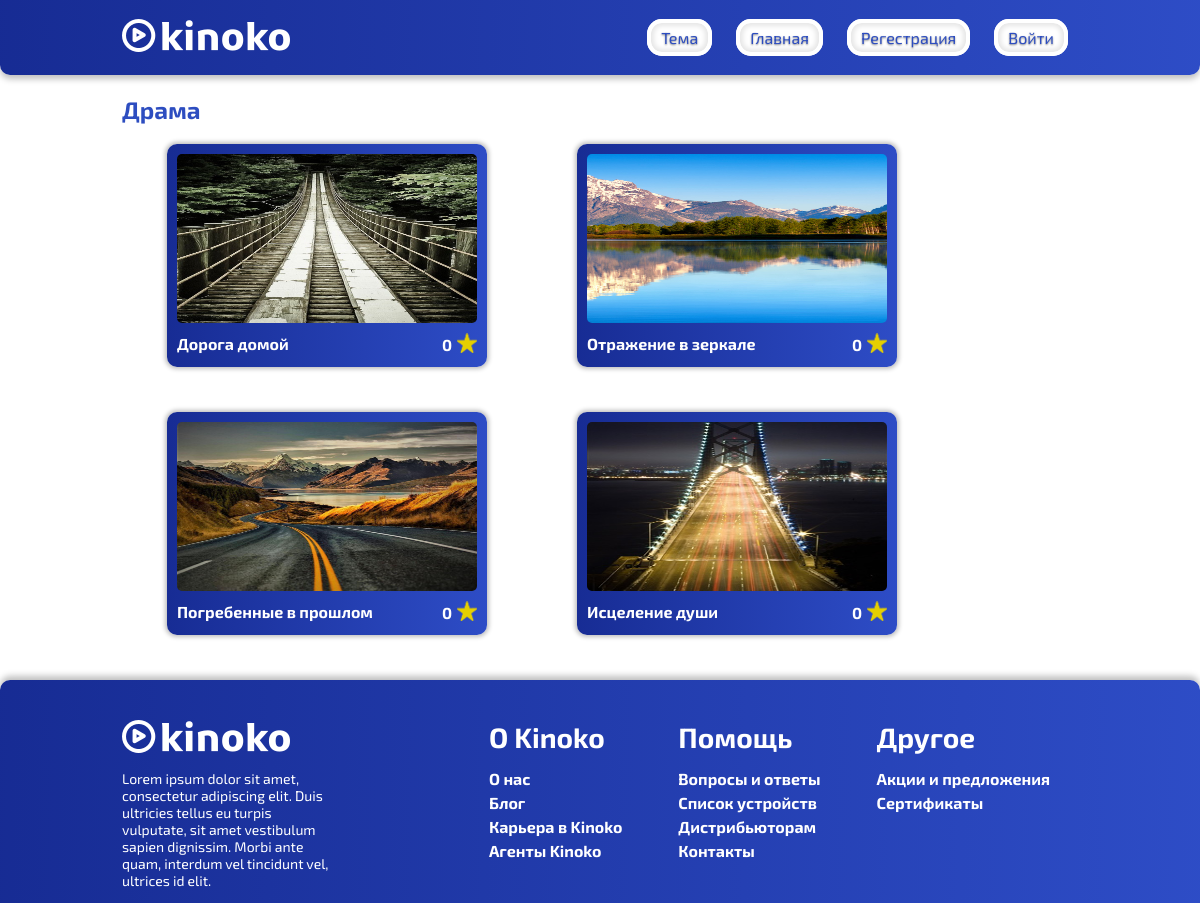
The app's page /pages/more_chanr.php?genre=Драма with its own data.
### tables this page shows
CREATE TABLE `films` (
  `id` int NOT NULL,
  `name` text NOT NULL,
  `rating` float NOT NULL,
  `genre` text NOT NULL
);

### pages/more_chanr.php (the view, shortened to what this page needs)
<?php
include "init.php";
?>
<!DOCTYPE html>
<html>
<head>
    <link rel="stylesheet" type="text/css" href="/assets/css/MoreStyle.css">
</head>
<body>
<?php
include 'header.php';
?>
<main>
    <div class="container">
        <?php
            echo "<h2>{$_GET['genre']}</h2>";
        ?>
        <div class="items_wrapper">
            <?php
            $query = "SELECT * FROM films WHERE genre='{$_GET['genre']}'";
            $result = mysqli_query($link, $query) or die(mysqli_error($link));
            for ($data=[]; $row = mysqli_fetch_assoc($result); $data[] = $row);
            foreach ($data as $film) {
                $rating = round($film['rating'], 1);
                echo "
                                    <div class=\"item\">
                                    <img class='poster' src='/films/{$film['name']}/poster.png' width='300' height='169' alt=''>
                                    <div class='film_info'>
                                        <p>{$film['name']}</p>
                                        <div class='rating_film'>
                                            <p>$rating</p>
                                            <div class=\"star_film\"><img src=\"../assets/img/StarYellow.png\"></div>
                                        </div>
                                    </div>
                                    <a href=\"/pages/film.php?name={$film['name']}\"></a>
                                </div>";
            }
            ?>
        </div>
    </div>
</main>
<?php
include 'footer.php';
?>
</body>
</html>

### assets/css/MoreStyle.css (style rules this page uses)
html, body { margin: 0px; padding: 0px; height: 100vh; }
body { display: flex; flex-direction: column; }
main { flex-grow: 3; }
.container { margin: 0 122px; }
.container h2 { font-family: 'Exo 2'; font-weight: 700; color: #2D4DC0; }
.items_wrapper { width:100%; display: flex; justify-content: flex-start; align-items: center; flex-wrap: wrap; }
.item { max-height: 427px; background: linear-gradient(91.04deg, #13268B -16.91%, #3B60E4 159.03%); box-shadow: 0px 0px 4px 2px rgba(0, 0, 0, 0.25); border-radius: 10px; padding: 10px; position: relative; display: flex; flex-direction: column; margin: 0 45px 45px 45px; transition: 0.2s ease; z-index: 0; }
.film_info { display: flex; justify-content: space-between; }
.rating_film { display: flex; justify-content: space-between; align-items: center; margin: 10px 0 0 0; }
.star_film img { width: 20px; height: 20px; }
.item p { font-family: 'Exo 2'; font-weight: 700; color: white; margin: 11px 0 0 0; }
.rating_film p { margin: 0 5px 0 0; }
.poster { border-radius: 5px; }
.item a, .item_chanr a { position: absolute; display: block; top: 0; left: 0; width: 100%; height: 100%; z-index: 1; }

### records on screen
films: name (picture), name "Дорога домой", rating "0"
films: name (picture), name "Отражение в зеркале", rating "0"
films: name (picture), name "Погребенные в прошлом", rating "0"
films: name (picture), name "Исцеление души", rating "0"

### other values on screen
$_GET['genre'] "Драма"
